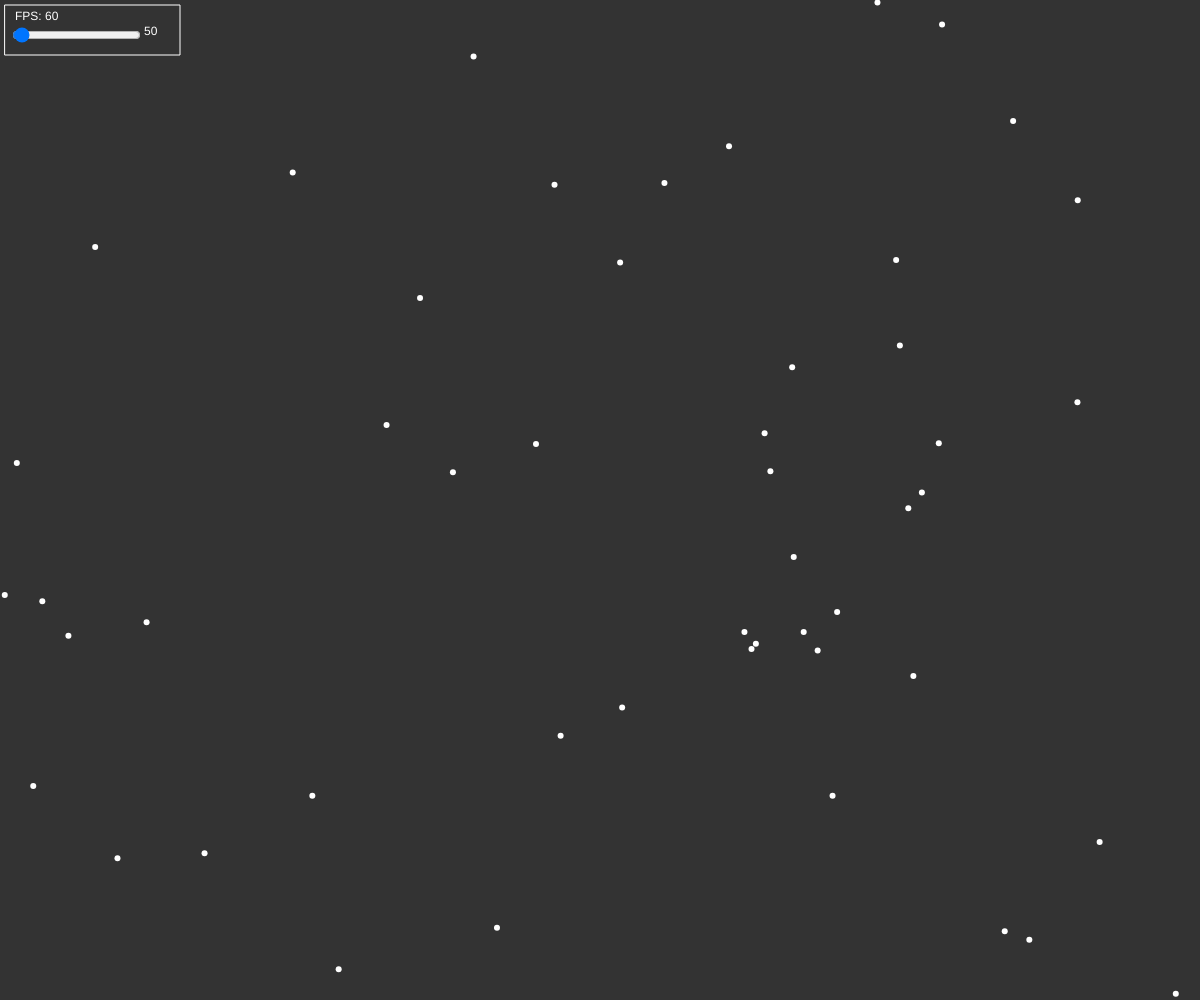
Frame 1 (no input)
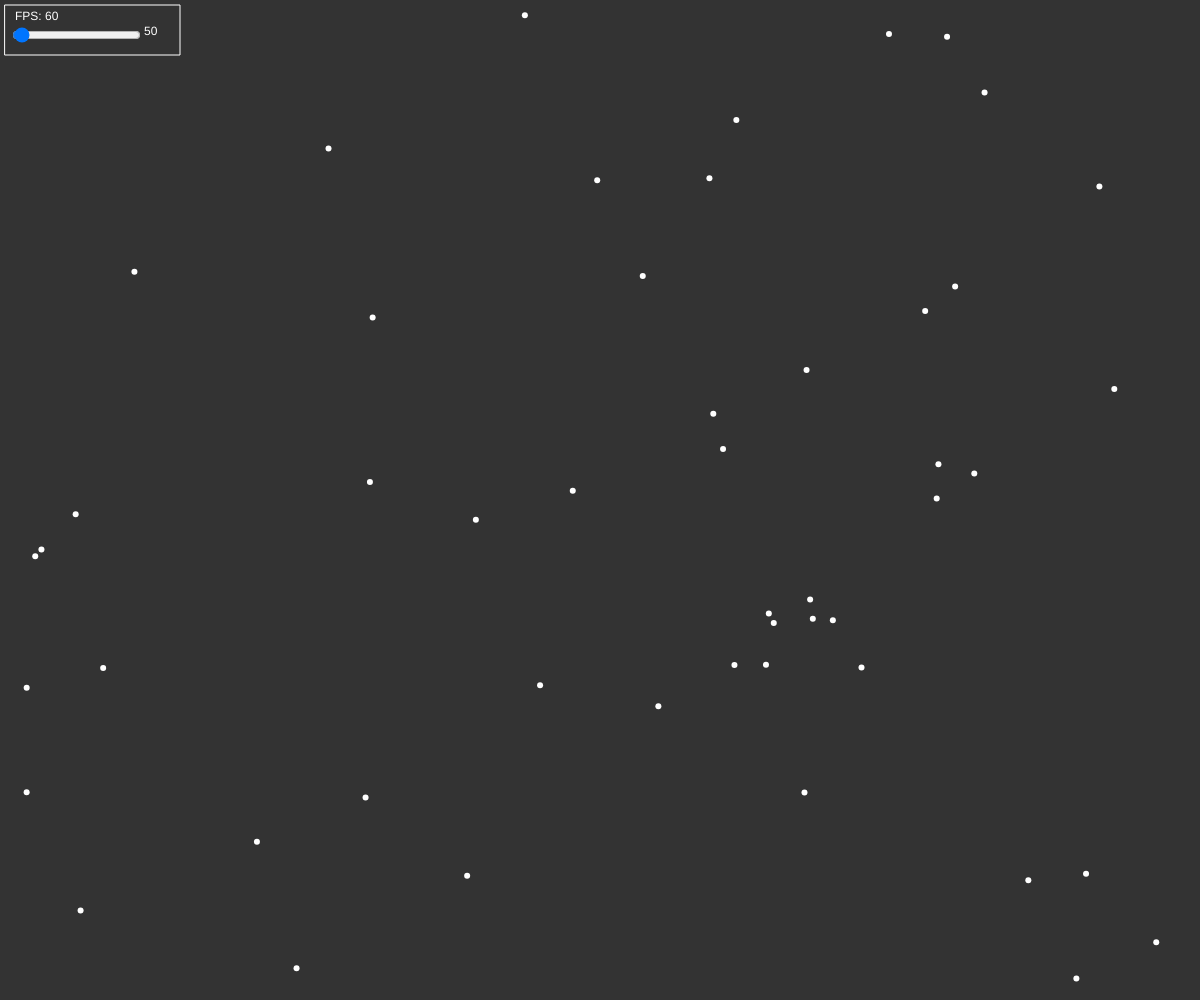
Frame 60 (no input)
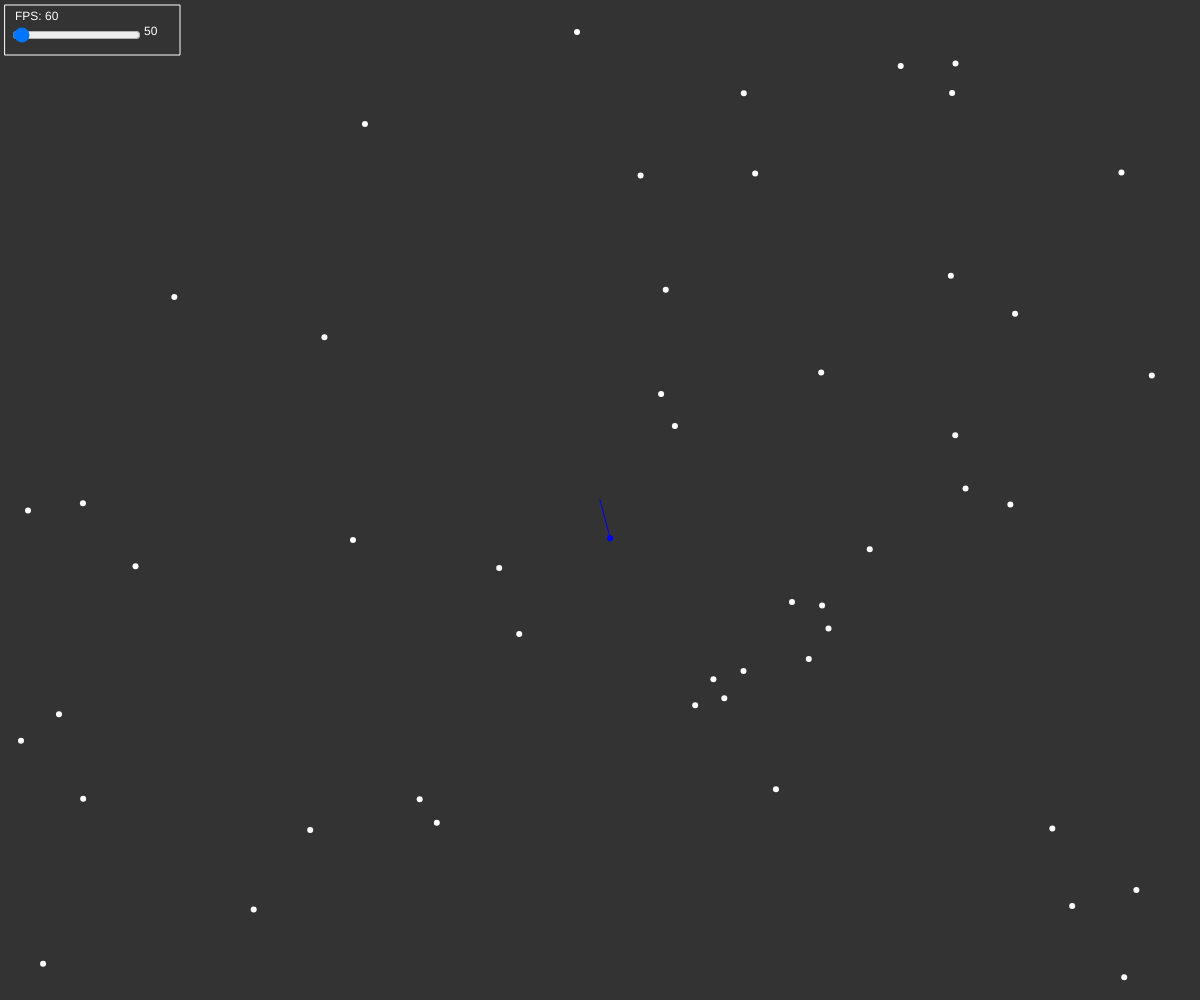
Frame 120 (the mouse pressed at the canvas centre since frame 60)

The p5.js sketch that drew these frames (run headless with seeded random() and noise() and a simulated clock; from frame 60 on, the mouse is pressed at the canvas centre):

// p5.js sketch
// ── sketch.js
let particles = [];
let qt;

let particleSlider
const defaultParticles = 50
let sliderPos = {x: 10, y: 25}

function setup() {
  createCanvas(windowWidth, windowHeight);
  particleSlider = createSlider(10, 2000, defaultParticles, 1)
  particleSlider.position(sliderPos.x, sliderPos.y)
  // Initialize first 50 particles
  for (let i = 0; i < defaultParticles; i++) {
    const particle = new Particle()
    particles.push(particle);
  }
}

//Resize canvas to fit window
function windowResized() {
  createCanvas(windowWidth, windowHeight);
}

//Used to show circle and the lines used to determine if pt is inside circle
let hotkeyDown = false
function keyPressed() {
  if(key === 'a') {
    hotkeyDown = true
  }
}

function keyReleased() {
  hotkeyDown = false
}

function drawFPS() {
  noStroke()
  fill(255)
  text(`FPS: ${(frameRate()).toFixed()}`, 15, 20)
}

let sliderVal = defaultParticles
function updateSlider() {
  const prevVal = sliderVal
  const newVal = particleSlider.value()
  if(newVal === prevVal) return;
  if(newVal < prevVal) {
    particles.splice(newVal)
  } else {
    const diff = newVal - prevVal
    for(let i = 0; i < diff; i++) {
      particles.push(new Particle())
    }
  }
  sliderVal = newVal
}

function draw() {
  // frameRate(30)
  background(51);
  updateSlider()

  qt = new Quadtree()
  const circle = new Circle(mouseX, mouseY)
  for (let i = 0; i < particles.length; i++) {
    const particle = particles[i]
    particle.update()
    qt.add(particle)
  }
  qt.query(circle)
  particles.forEach(p => p.draw(circle))
  if(hotkeyDown) {
    circle.draw()
  }
  drawToolBar()
}

function drawToolBar() {
  push()
  stroke(255)
  strokeWeight(1)
  fill(51, 100)
  rect(5, 5, 175, 50)
  pop()
  push()
  fill(255)
  noStroke()
  const sliderWidth = particleSlider.width
  textAlign(LEFT, TOP)
  text(particles.length, sliderPos.x + sliderWidth + 5, sliderPos.y+1)
  pop()
  drawFPS()
}

// ── Boundary.js
function Boundary({ x, y, w, h, color = [255] }) {
  this.x = x;
  this.y = y;
  this.w = w;
  this.h = h;
  //[255, 0, 0]
  this.color = color;

  //Computed Boundary
  this.midX = this.x + this.w / 2;
  this.maxX = this.x + this.w;
  this.midY = this.y + this.h / 2;
  this.maxY = this.y + this.h;
}

Boundary.prototype = {
  contains: function contains(pt, log = false) {
    const isLessThanMaxX = pt.x < this.maxX;
    const isMoreThanMinX = pt.x > this.x;
    const isLessThanMaxY = pt.y < this.maxY;
    const isMoreThanMinY = pt.y > this.y;
    if (log) {
      console.log("Point: ", pt.x, pt.y);
      console.log("Boundary: ", this.x, this.maxX);
      console.log(
        isLessThanMaxX,
        isMoreThanMinX,
        isLessThanMaxY,
        isMoreThanMinY
      );
    }

    return isLessThanMaxX && isMoreThanMinX && isLessThanMaxY && isMoreThanMinY;
  },

  intersects:  function intersects(circle) {
    const cPos = circle.positions()
    const isGreaterThanMinX = cPos.maxX > this.x
    const isGreaterThanMinY = cPos.maxY > this.y

    const isLessThanMaxX = cPos.minX < this.maxX
    const isLessThanMaxY = cPos.minY < this.maxY

    return isGreaterThanMinX && isGreaterThanMinY && isLessThanMaxX && isLessThanMaxY
  },

  //p5 functions
  draw: function draw() {
    noFill();
    stroke(...this.color);
    strokeWeight(1);
    rect(this.x, this.y, this.w, this.h);
  },
};

// ── Circle.js
function Circle(x, y) {
  this.pos = createVector( x, y)
  this.r = 48
}

Circle.prototype = {
  positions: function positions() {
    return {
        minX: this.pos.x - this.r,
        minY: this.pos.y - this.r,
        maxX: this.pos.x + this.r,
        maxY: this.pos.y + this.r
      }
    },
  contains: function contains(pt) {
    const d = Math.sqrt(Math.pow(Math.abs(pt.pos.x - this.pos.x), 2) + Math.pow(Math.abs(pt.pos.y - this.pos.y), 2))
    return d < this.r
  },
  update: function update(pt) {
    this.pos = pt
  },
  draw: function draw() {
    stroke(255)
    strokeWeight(1)
    noFill()
    ellipse(this.pos.x, this.pos.y, this.r * 2)
  }
}

// ── Particle.js

function Particle() {
  this.vel = createVector(random(-1, 1), random(-1, 1));
  this.pos = createVector(random(width), random(height));

  this.radius = 3
  this.toDelete = false;
  this.selected = false
}

Particle.prototype = {
  draw: function draw(circle) {
    if(this.selected) {
      stroke(0,0,255)
      push()
      strokeWeight(1)
      line(mouseX, mouseY, this.pos.x, this.pos.y)
      if(hotkeyDown) {
        //Vertical
        line(this.pos.x, this.pos.y, this.pos.x, circle.pos.y)
        //Horizontal
        line(this.pos.x, circle.pos.y, circle.pos.x, circle.pos.y)
      }
      pop()
      this.selected = false
    } else {
      stroke(255)
    }
    strokeWeight(this.radius * 2);
    point(this.pos.x, this.pos.y);
  },
  update: function update() {
    this.pos.add(this.vel)
    const { x, y } = this.pos;

    if (x + this.radius > width || x - this.radius < 0) {
      this.vel = createVector(this.vel.x * -1, this.vel.y);
    }
    if (y + this.radius > height || y - this.radius < 0) {
      this.vel = createVector(this.vel.x, this.vel.y * -1);
    }
  },
};

// ── Quadtree.js
function Quadtree(boundary) {
  this.boundary = boundary || new Boundary({ x: 0, y: 0, w: width, h: height });

  this.points = [];
  this.maxPoints = 4;
  this.divided = false;

  this.ne = null;
  this.nw = null;
  this.se = null;
  this.sw = null;
}

Quadtree.prototype = {
  logTree: function logTree() {
    if (!this.divided) {
      return this.points;
    } else {
      return {
        nw: this.nw.logTree(),
        ne: this.ne.logTree(),
        sw: this.sw.logTree(),
        se: this.se.logTree(),
      };
    }
  },
  addToChildren: function addToChildren(pt) {
    this.ne.add(pt);
    this.nw.add(pt);
    this.se.add(pt);
    this.sw.add(pt);
  },
  add: function add(pt) {
    if (!this.boundary.contains(pt.pos)) return;

    if (this.divided) {
      this.addToChildren(pt)
      return;
    }

    if (this.points.length < this.maxPoints) {
      this.points.push(pt);
      return;
    } else {
      this.subDivide();
      for (let i = 0; i < this.points.length; i++) {
        const point = this.points[i];
        this.addToChildren(point)
      }
      this.points = [];
      this.addToChildren(pt)
    }
  },
  cleanup: function cleanup() {
    const newPoints = this.points.filter((p) => !p.toDelete);
    this.points = [...newPoints];
    this.ne && this.ne.cleanup();
    this.nw && this.nw.cleanup();
    this.se && this.se.cleanup();
    this.sw && this.sw.cleanup();
    if (this.isEmpty()) this.unDivide();
  },
  isEmpty: function isEmpty() {
    if (this.divided) {
      return !(
        this.ne.points.length ||
        this.ne.divided ||
        this.nw.points.length ||
        this.nw.divided ||
        this.se.points.length ||
        this.se.divided ||
        this.sw.points.length ||
        this.sw.divided
      );
    } else return false;
  },
  query: function query(circle) {
    if(this.boundary.intersects(circle)) {
      let found = []
      if(this.divided) {
        found = [
          ...found,
          ...this.ne.query(circle),
          ...this.nw.query(circle),
          ...this.se.query(circle),
          ...this.sw.query(circle)
        ]
      } else {
        found = [...found, ...this.points.filter(p => circle.contains(p))]
      }
      found.forEach(p => p.selected = true)
      return found
    } else return [];
  },

  unDivide: function unDivide() {
    this.divided = false;
    this.ne = null;
    this.nw = null;
    this.se = null;
    this.sw = null;
  },
  subDivide: function subDivide() {
    const { x, y, midX, midY, maxX, maxY, w, h } = this.boundary;

    const nw = new Boundary({ x, y, w: w / 2, h: h / 2 });
    this.nw = new Quadtree(nw);

    const ne = new Boundary({ x: midX, y, w: w / 2, h: h / 2 });
    this.ne = new Quadtree(ne);

    const sw = new Boundary({ x, y: midY, w: w / 2, h: h / 2 });
    this.sw = new Quadtree(sw);

    const se = new Boundary({ x: midX, y: midY, w: w / 2, h: h / 2 });
    this.se = new Quadtree(se);
    // console.log("Subdivide!", this.points.length);
    // console.log("NW: ", this.nw.boundary);
    // console.log("NE: ", this.ne.boundary);
    // console.log("SW: ", this.sw.boundary);
    // console.log("SE: ", this.se.boundary);
    this.divided = true;
  },

  // Canvas methods
  draw: function draw() {
    this.boundary.draw();
    stroke(0, 0, 255);
    strokeWeight(5);

    if (this.divided) {
      push();
      stroke(0, 0, 255);
      this.points.forEach((p) => p.draw());
      pop();
    } else {
      this.points.forEach((p) => p.draw());
    }

    this.ne && this.ne.draw();
    this.nw && this.nw.draw();
    this.se && this.se.draw();
    this.sw && this.sw.draw();
  },
};
